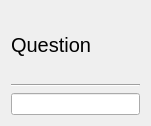
<?xml version="1.0" encoding="UTF-8"?>
<ui version="4.0">
 <class>Form</class>
 <widget class="QWidget" name="Form">
  <property name="geometry">
   <rect>
    <x>0</x>
    <y>0</y>
    <width>151</width>
    <height>126</height>
   </rect>
  </property>
  <property name="windowTitle">
   <string>Form</string>
  </property>
  <layout class="QVBoxLayout" name="verticalLayout">
   <item>
    <widget class="QLabel" name="prompt_label">
     <property name="font">
      <font>
       <pointsize>15</pointsize>
      </font>
     </property>
     <property name="text">
      <string>Question</string>
     </property>
    </widget>
   </item>
   <item>
    <widget class="Line" name="line">
     <property name="orientation">
      <enum>Qt::Horizontal</enum>
     </property>
    </widget>
   </item>
   <item>
    <widget class="QLineEdit" name="line_edit"/>
   </item>
  </layout>
 </widget>
 <resources/>
 <connections/>
</ui>
